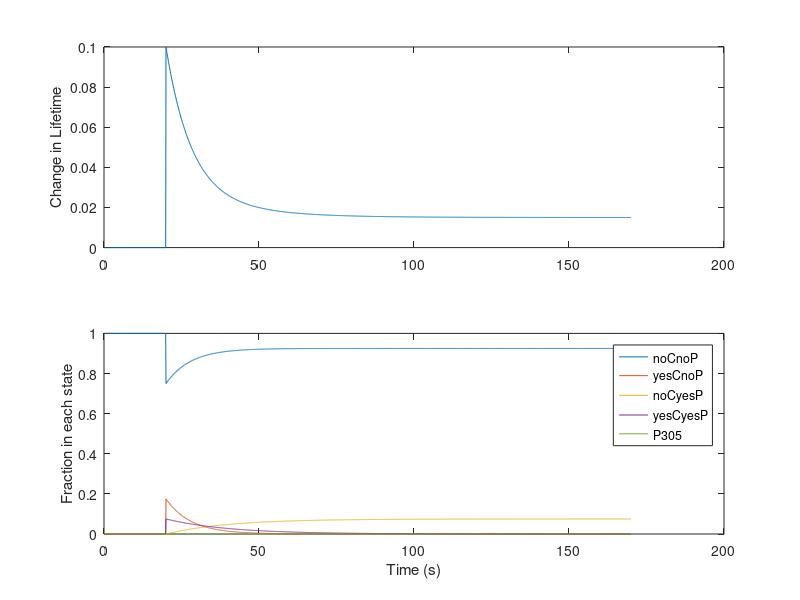

Write the MATLAB code that produced this figure.
% simulation of camkii states and emission lifetime
% Honi Sanders 8/2014

% initial values of fraction of camkii in each state
noCnoP = 0.9;
yesCnoP = 0;
noCyesP = 0;
yesCyesP = 0;
P305 = 0;

% parameters
tau1 = 8;   % time constant of calcium unbinding from unphosphorylated (sec)
tau2 = 20;  % time constant of calcium unbinding from phosphorylated (sec)
k = 0.3;    % fraction of calcium bound camkii that autophosphorylates
beta = 0.25; % fraction of unbound camkii that binds calcium on stim


%%

dt = 0.1;     % time step in seconds
tmax = 170; % end of experiment in seconds
ts = dt:dt:tmax;
t_stim = 20;

F = nan(length(ts),5);  % fraction in each state (columns) at each time step (rows)
F_initial = [noCnoP, yesCnoP, noCyesP, yesCyesP, P305];  % fraction in each state at beginning
F(1,:) = F_initial;
F(1,:) = F(1,:)/sum(F(1,:)); %normalize

  
L = [1.7; 2.1; 1.9; 2.1; 1.7];   % Lifetime of u, c1, 2, c2, 3



stim_mat = [1-beta,     0, 0,      0, 0;
            (1-k)*beta, 0, 0,      0, 0;
            0,          0, 1-beta, 0, 0;
            k*beta,     0, beta,   0, 0;
            0,          0, 0,      0, 1]';  % how state occupancy changes upon stim


for i = 2:length(ts)
    if i == floor(t_stim/dt) % time for stim
        F(i,:) = F(i-1,:)*stim_mat;
    else
        dF = [F(i-1,2)/tau1, -F(i-1,2)/tau1, F(i-1,4)/tau2, -F(i-1,4)/tau2, 0];
        F(i,:) = F(i-1,:) + dF*dt;
    end
end

lifetime = F*L;
lifetime = lifetime - min(lifetime);


figure(2)
subplot(2,1,1)  % top plot
plot(ts, lifetime)
hold on    % uncomment to keep graphs
%ylim([0 0.4])   % limits of y axis on top graph
ylabel('Change in Lifetime')


subplot(2,1,2)  % bottom plot
plot(ts,F)
%hold on    % uncomment to keep graphs
xlabel('Time (s)')
ylabel('Fraction in each state')
legend('noCnoP', 'yesCnoP', 'noCyesP', 'yesCyesP','P305')

% type "clf" into main matlab window to clear the graph
